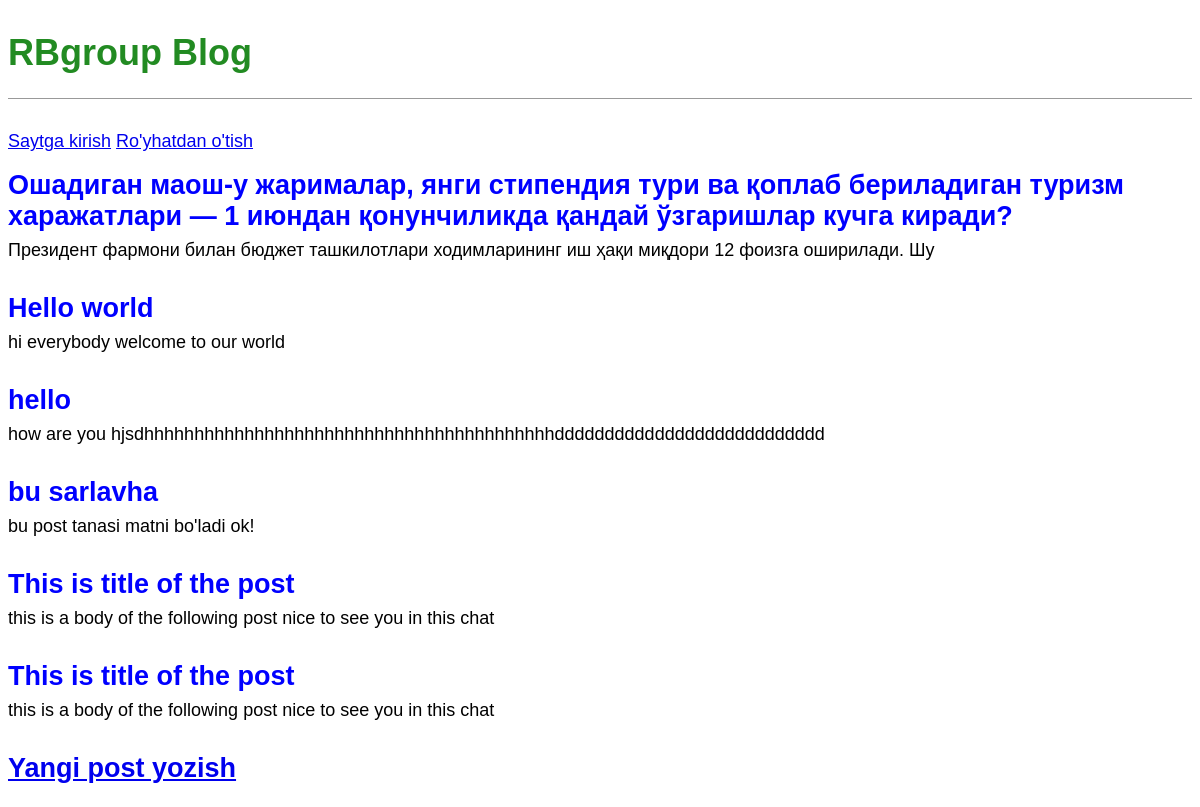
The page / on the database its author committed.
### blog/models.py (models this page shows, shortened)
class Post(models.Model):
    title = models.CharField(max_length=200)
    author = models.ForeignKey(
        'auth.User',
        on_delete=models.CASCADE
    )
    body = models.TextField()

### blog/views.py (the view)
# urls.py: path('', BlogListView.as_view(), name='home'),
class BlogListView(ListView):
    model = Post
    template_name = 'home.html'

### templates/home.html
{% extends 'base.html' %}
{% block content %}
    {% for post in object_list %}
        <div class="post-entry">
            <h2><a href="{% url 'post_detail' post.pk %}">{{ post.title }}</a></h2>
            <p>{{ post.body | slice:":100" }}</p>
        </div>
    {% endfor %}
{% endblock content %}

### templates/base.html (shortened to what this page needs)
{% load static %}
<!DOCTYPE html>
<html lang="en">
<head>
    <link rel="stylesheet" href="{% static 'css/base.css' %}">
</head>
<body>
<header>
    <h1>
        <a href="{% url 'home' %}">RBgroup Blog</a>
    </h1>
</header>
{% if user.is_authenticated %}
    <p>
        Xush kelibsiz, {{ user.username }}!
    </p>
    <p><a href="{% url 'logout' %}">Chiqib ketish</a></p>
{% else %}
    <p>
        <a href="{% url 'login' %}">Saytga kirish</a>
        <a href="{% url 'signup' %}">Ro'yhatdan o'tish</a>
    </p>
{% endif %}
<div>
    {% block content %}
    {% endblock content %}
</div>
<footer>
    <h2>
        <a href="{% url 'post_new' %}">Yangi post yozish</a>
    </h2>
</footer>
</body>
</html>

### static/css/base.css (style rules this page uses)
header { border-bottom: 1px solid #999; margin-bottom: 2rem; display: flex; }
body { font-family: 'Noto Sans JP', sans-serif; font-size: 18px; }
header h1 a { color: ForestGreen; text-decoration: none; }
.post-entry { margin-bottom: 2rem; }
.post-entry h2 { margin: 0.5rem 0; }
.post-entry h2 a, .post-entry h2 a:visited { color: blue; text-decoration: none; }
.post-entry p { margin: 0; font-weight: 400; }

### rows shown on the page
Post: title "Ошадиган маош-у жарималар, янги стипендия тури ва қоплаб бериладиган туризм харажатлари — 1 июндан қонунчиликда қандай ўзгаришлар кучга киради?", body "Президент фармони билан бюджет ташкилотлари ходимларининг иш ҳақи миқдори 12 фоизга оширилади. Шу"
Post: title "Hello world", body "hi everybody welcome to our world"
Post: title "hello", body "how are you hjsdhhhhhhhhhhhhhhhhhhhhhhhhhhhhhhhhhhhhhhhhhddddddddddddddddddddddddddd"
Post: title "bu sarlavha", body "bu post tanasi matni bo'ladi ok!"
Post: title "This is title of the post", body "this is a body of the following post nice to see you in this chat"
Post: title "This is title of the post", body "this is a body of the following post nice to see you in this chat"
